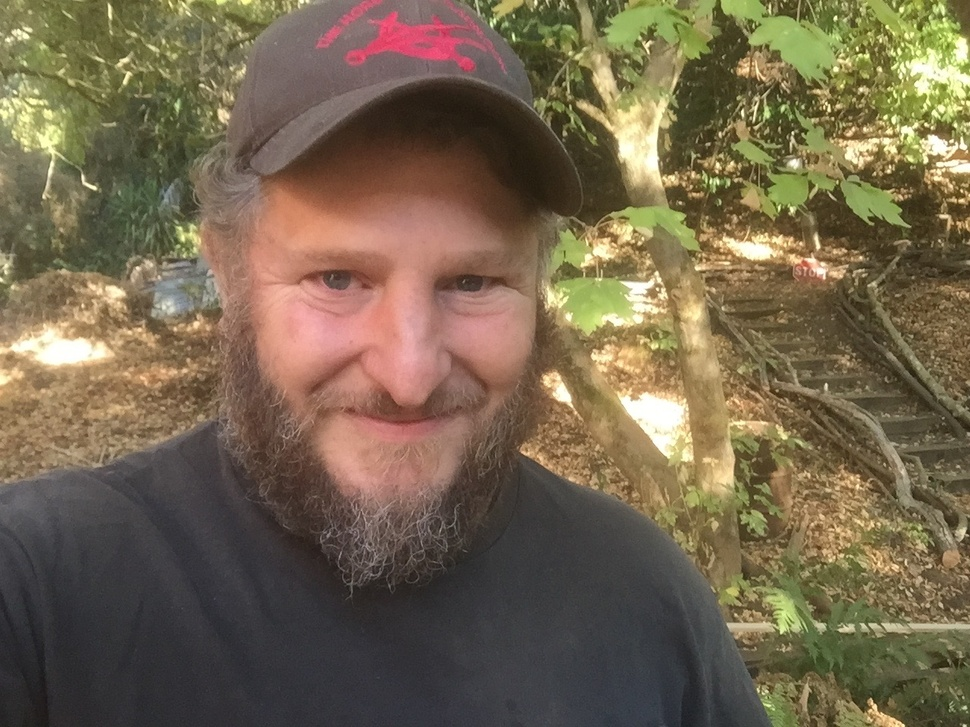
#> input picture pillow/images/teacher.jpg, 970 x 727 px, shrunk from 1280 x 960 before the run
$ python neg-test.py
#> lines starting #> are read from the running program, lines starting #| are printed output that depends on the picture
from PIL import Image
im = Image.open('images/teacher.jpg')
#> im is the input picture: PIL image 970x727 RGB; mean R, G, B 116.6, 102, 78.1

def negative_image(pixel):
    # return tuple(map(lambda a : 255 - a, pixel))
    return (255-pixel[0], 255-pixel[1], 255-pixel[2])

negative_list = map( negative_image, im.getdata() )

"""
or with list comprehension,
neg_list = [(255-p[0], 255-p[1], 255-p[2]) for p in im.getdata()]
"""

im.putdata(list(negative_list))
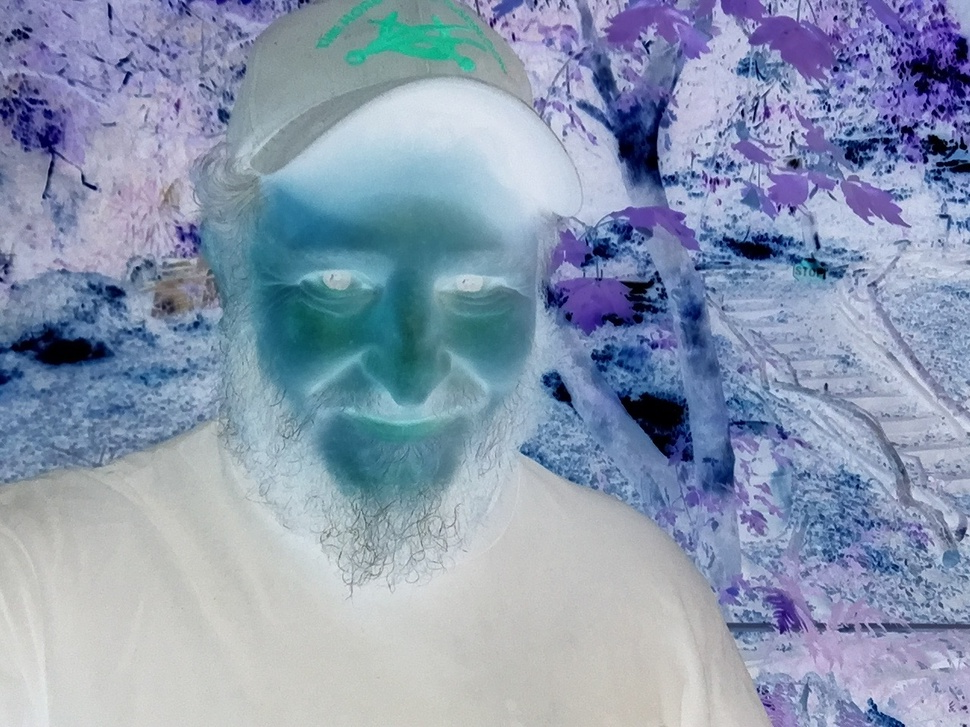
#> im: PIL image 970x727 RGB; mean R, G, B 138.4, 153, 176.9
im.show()
# im.save('images/negative.jpg')
